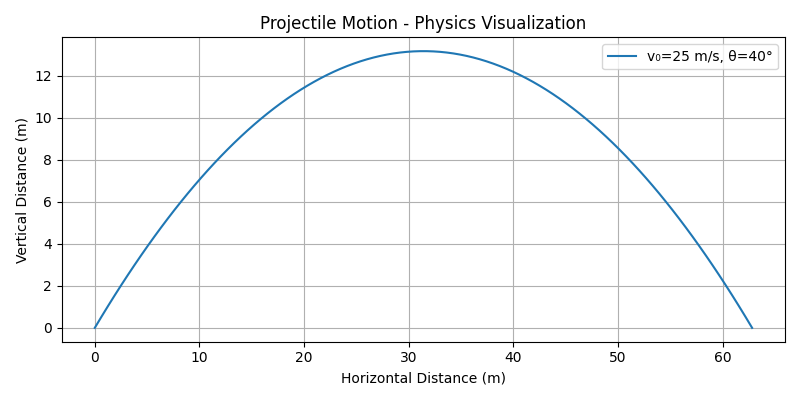

Python code for this plot:
import numpy as np
import matplotlib.pyplot as plt

# Parameters
v0 = 25  # initial velocity (m/s)
theta_deg = 40  # launch angle (degrees)
g = 9.8  # gravity

theta = np.radians(theta_deg)
T = 2 * v0 * np.sin(theta) / g

t = np.linspace(0, T, 100)
x = v0 * np.cos(theta) * t
y = v0 * np.sin(theta) * t - 0.5 * g * t ** 2

plt.figure(figsize=(8, 4))
plt.plot(x, y, label=f'v₀={v0} m/s, θ={theta_deg}°')
plt.title('Projectile Motion - Physics Visualization')
plt.xlabel('Horizontal Distance (m)')
plt.ylabel('Vertical Distance (m)')
plt.legend()
plt.grid(True)
plt.tight_layout()
plt.savefig('projectile_motion.png')
plt.show()
